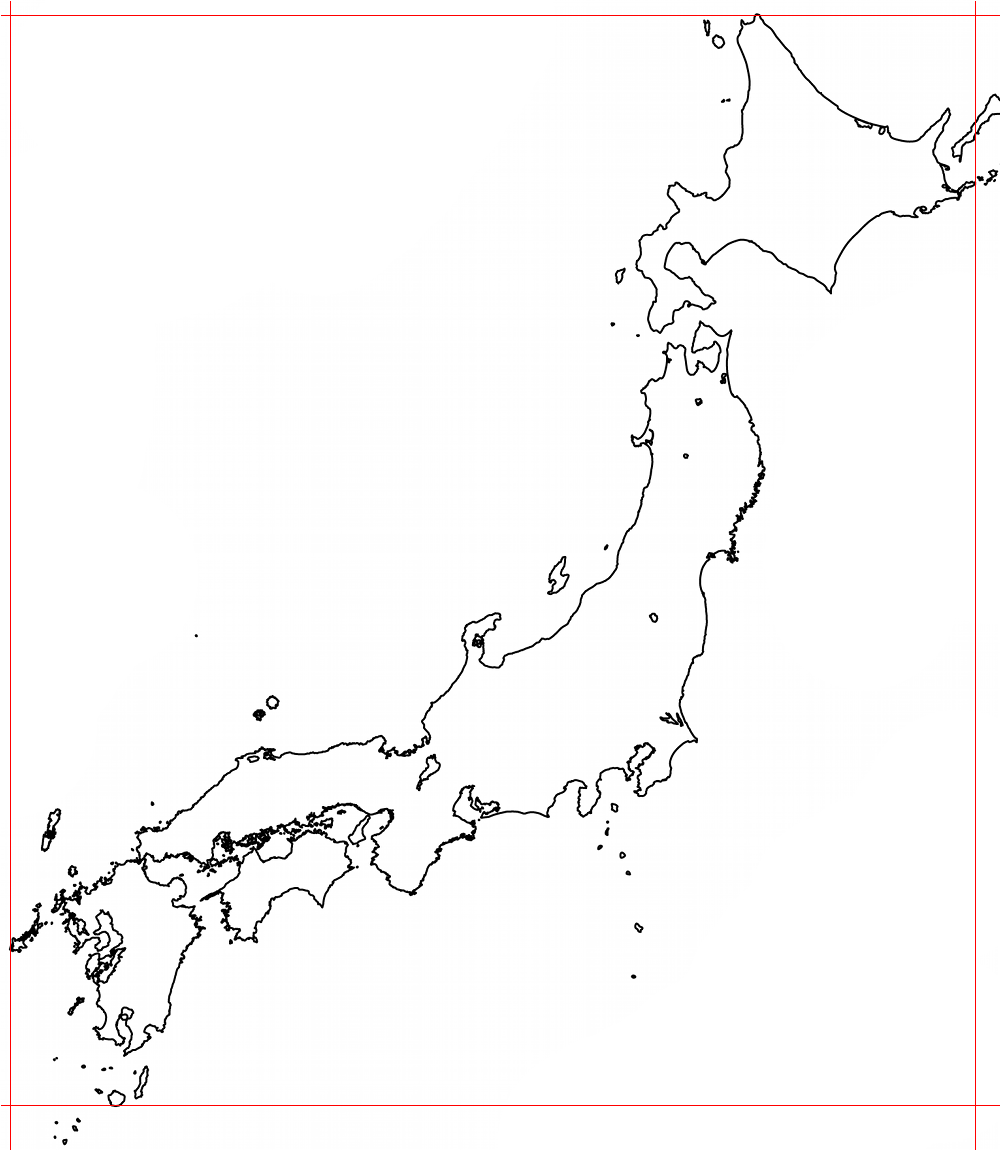

Generate this figure with Python:
from PIL import Image
from cStringIO import StringIO

img = Image.open('japanmap_noborder.png', 'r')
print(img.size)
#west
for i in range(0,1149):
    img.putpixel((10,i+1),(255,0,0))
#north
for i in range(0,999):
    img.putpixel((i+1,15),(255,0,0))
#east
for i in range(0,1149):
    img.putpixel((975,i+1),(255,0,0))
#south
for i in range(0,999):
    img.putpixel((i+1,1105),(255,0,0))
output = StringIO()
img.save(output, format='png')
imagelayer = output.getvalue()
output.close()
print(type(imagelayer))
outfile = open('test.png','w')
outfile.write(imagelayer)
outfile.close()
